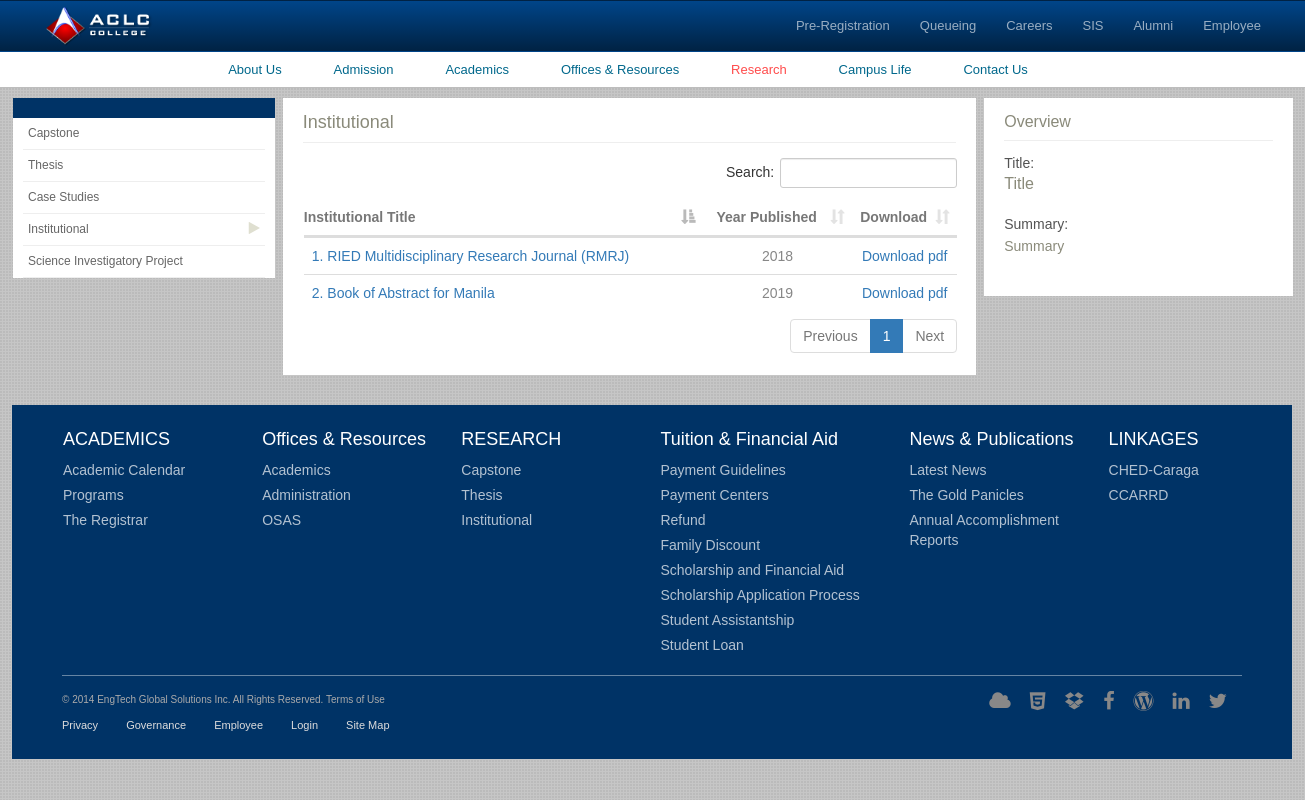
The page /index.php/public/institutional on the database its author committed.
### tables this page shows
CREATE TABLE `institutional` (
  `ins_id` int(11) NOT NULL,
  `title` varchar(225) DEFAULT NULL,
  `summary` text,
  `date_published` varchar(40) DEFAULT NULL,
  `date_posted` date DEFAULT NULL,
  `ac_id` int(11) DEFAULT NULL,
  `img_path` varchar(255) DEFAULT NULL
);

### application/controllers/public/institutional.php (called while the page is built, shortened)
<?php
class Institutional extends CI_Controller {
    public function index() {
    	$data['institutional'] = $this->research_intitutional();
        $this->load->view('public/research_institutional', $data);
    }
    public function research_intitutional(){
		$this->load->model('institutionals');
		$inst = new Institutionals;
		$getSD = $inst->get();
		return $getSD;
    }
}

### index.php (called while the page is built, shortened)
<?php
require_once BASEPATH.'core/CodeIgniter.php';

### application/core/MY_Model.php (called while the page is built, shortened)
<?php
	class MY_Model extends CI_Model{
		public function instatiate($qry_result){
			$toret = array();
			foreach ($qry_result as $row) {
				$model = new $class;
				$model->populate($row);
				$toret[$row->{$this::DB_TABLE_PK}] = $model;
			}
			return $toret;
		}
		public function get($limit = 0, $offset = 0){
			$this->db->select('*');
			$this->db->from($this::DB_TABLE);
			$qry = $this->db->get();
			$toret = $this->instatiate($qry->result());
			return $toret;
		}
	}

### application/views/public/research_institutional.php (the view, shortened to what this page needs)
<!DOCTYPE html>
<html lang="en">
<head>
  <link rel="stylesheet" href="<?= base_url()?>plugins/css/bootstrap.min.css">
  <link rel="stylesheet" href="<?= base_url()?>plugins/css/fontawesome/css/font-awesome.min.css">
  <link rel="stylesheet" href="<?= base_url()?>plugins/css/styles.css">
  <link rel="stylesheet" href="<?= base_url()?>plugins/plugins/owl_carousel/docs/assets/owlcarousel/assets/owl.carousel.min.css">
  <link rel="stylesheet" href="<?= base_url()?>plugins/plugins/owl_carousel/docs/assets/owlcarousel/assets/owl.theme.default.min.css">
  <link rel="stylesheet" href="<?= base_url() ?>plugins/plugins/DataTables/datatables.css">
</head>
<body>
	<nav class="navbar box-edge no-margin">
	  <div class="container-fluid">
	  		<div class="navbar-header">
		      <a class="navbar-brand" href="<?= base_url()?>""><img src="<?= base_url()?>plugins/images/logo.png" alt=""></a>
		    </div>
		    <div class="collapse navbar-collapse" id="myNavbar">
		      <ul class="nav navbar-nav navbar-right pr-20">
		        <li><a href="#" class="c-white f-12">Pre-Registration</a></li>
		        <li><a href="#" class="c-white f-12">Queueing</a></li>
		        <li><a href="#" class="c-white f-12">Careers</a></li>
		        <li><a href="#" class="c-white f-12">SIS</a></li>
		        <li><a href="#" class="c-white f-12">Alumni</a></li>
		        <li><a href="#" class="c-white f-12">Employee</a></li>
		      </ul>
		    </div>
	  </div>
	</nav>
	<nav class="main-nav hidden-xs mb-10">
		<div class="container">
			<ul class="center-text inline-block">
				<li ><a href="<?= base_url()?>index.php/public/about_us">About Us</a></li>
				<li ><a href="<?= base_url()?>index.php/public/admission">Admission</a></li>
				<li><a href="<?= base_url()?>index.php/public/academic">Academics</a></li>
				<li ><a href="<?= base_url()?>index.php/public/office_resource">Offices &amp; Resources</a></li>
				<li class="active"><a href="<?= base_url()?>index.php/public/research">Research</a></li>
				<li><a href="<?= base_url()?>index.php/public/campus_life">Campus Life</a></li>
				<li><a href="<?= base_url()?>index.php/public/contact_us">Contact Us</a></li>
			</ul>
		</div>
	</nav>
	<div class="main-content">
		<div class="container">
			<div class="admission-main mb-30">
				<div class="row" style="padding-bottom: 30px;">
					<div class="col-md-5 pr-0">
						<div class="admission-leftpane bg-white">
							<div class="head-blue ptb-10 bg-blue"></div>
							<ul>
								<li ><a href="<?= base_url()?>index.php/public/research">Capstone</a></i></li>
								<li ><a href="">Thesis</a><i class="fa fa-play"></i></li>
								<li><a href="<?= base_url()?>index.php/public/research_case_study">Case Studies</a><i class="fa fa-play"></i></li>
								<li class="active"><a href="<?= base_url()?>index.php/public/research_institutional">Institutional</a><i class="fa fa-play"></i></li>
								<li><a href="<?= base_url()?>index.php/public/research/science_investigatory">Science Investigatory Project</a><i class="fa fa-play"></i></li>
							</ul>
						</div>
					</div>
					<div class="col-md-13 pr-0">
						<div class="activity-sched bg-white ptb-15">
							<h3 class="normal c-gray f-18 mb-15 bb pb-10">Institutional</h3>
							<table class="research-table table" id="research-table">
								<thead>
									<th class="col-xs-18" style="padding-left: 0">Institutional Title</th>
									<th class="col-xs-6" style="text-align: center">Year Published</th>
									<th class="col-xs-6" style="text-align: center">Download</th>
								</thead>
								<tbody>
									<?php foreach($institutional as $key => $value):?>
										<tr>
											<td><a href="#" class="view-research" attr='<?= $value->ins_id ?>' style="text-decoration: none;"><?= $value->ins_id.". ". $value->title ?></a></td>
											<td style="text-align: center"><center><?= date("Y",strtotime($value->date_published))?></center></td>
											<td style="text-align: center"><center><a href="<?= base_url('plugins/images/research/institutional/'.$value->img_path)?>" target="_blank" download><?= $value->img_path !='' ? 'Download pdf':''?></a></center></td>
										</tr>
									<?php endforeach; ?>
								</tbody>
							</table>
						</div>
					</div>
					<div class="col-md-6">
						<div class="ptb-15 bg-white">
							<h3 class="normal c-gray f-16 mb-15 bb pb-10">Overview</h3>
							<div class="mb-25">
								<h5 class="f-14 c-dgray mb-3">Title: </h5>
								<h4 class="f-16 c-gray normal" id="title">Title</h4>
							</div>
							<div class="mb-25">
								<h5 class="f-14 c-dgray mb-3">Summary: </h5>
								<div id="summary" class="c-gray normal">Summary</div>
							</div>
						</div>
					</div>
			</div>
			<footer>
				<div class="links bbw pb-15 mb-15">
					<div class="row">
						<div class="col-md-4">
							<h4>ACADEMICS</h4>
							<ul>
								<li><a href="">Academic Calendar</a></li>
								<li><a href="">Programs</a></li>
								<li><a href="">The Registrar</a></li>
							</ul>
						</div>
						<div class="col-md-4">
							<h4>Offices & Resources</h4>
							<ul>
								<li><a href="">Academics</a></li>
								<li><a href="">Administration</a></li>
								<li><a href="">OSAS</a></li>
							</ul>
						</div>
						<div class="col-md-4">
							<h4>RESEARCH</h4>
							<ul>
								<li><a href="">Capstone</a></li>
								<li><a href="">Thesis</a></li>
								<li><a href="">Institutional</a></li>
							</ul>
						</div>
						<div class="col-md-5">
							<h4>Tuition & Financial Aid</h4>
							<ul>
								<li><a href="">Payment Guidelines</a></li>
								<li><a href="">Payment Centers</a></li>
								<li><a href="">Refund</a></li>
								<li><a href="">Family Discount</a></li>
								<li><a href="">Scholarship and Financial Aid</a></li>
								<li><a href="">Scholarship Application Process</a></li>
								<li><a href="">Student Assistantship</a></li>
								<li><a href="">Student Loan</a></li>
							</ul>
						</div>
						<div class="col-md-4">
							<h4>News & Publications</h4>
							<ul>
								<li><a href="">Latest News</a></li>
								<li><a href="">The Gold Panicles</a></li>
								<li><a href="">Annual Accomplishment Reports</a></li>
							</ul>
						</div>
						<div class="col-md-3">
							<h4>LINKAGES</h4>
							<ul>
								<li><a href="">CHED-Caraga</a></li>
								<li><a href="">CCARRD</a></li>
							</ul>
						</div>
					</div>
				</div>
				<div class="footer oh">
					<div class="pull-left left">
						<p class='f-10 c-lgray mb-10'>© 2014 EngTech Global Solutions Inc. All Rights Reserved. Terms of Use</p>
						<ul class="inline-block f-11">
							<li><a href="">Privacy</a></li>
							<li><a href="">Governance</a></li>
							<li><a href="">Employee</a></li>
							<li><a href="">Login</a></li>
							<li><a href="">Site Map</a></li>
						</ul>
					</div>
					<div class="pull-right right">
						<ul class="inline-block">
							<li><a href="" class="fa fa-cloud"></a></li>
							<li><a href="" class="fa fa-html5"></a></li>
							<li><a href="" class="fa fa-dropbox"></a></li>
							<li><a href="" class="fa fa-facebook-f"></a></li>
							<li><a href="" class="fa fa-wordpress"></a></li>
							<li><a href="" class="fa fa-linkedin"></a></li>
							<li><a href="" class="fa fa-twitter"></a></li>
						</ul>
					</div>
				</div>
			</footer>
		</div>
	</div>
</body>
</html>

### rows shown on the page
institutional: ins_id "1", title "RIED Multidisciplinary Research Journal (RMRJ)", date_published "2018", shows "Download pdf"
institutional: ins_id "2", title "Book of Abstract for Manila", date_published "2019", shows "Download pdf"
